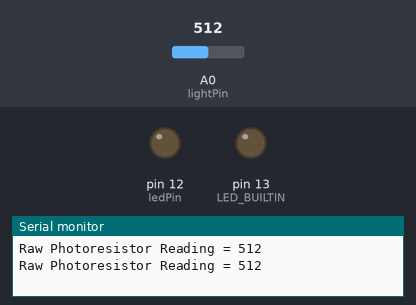
Bench run of a sketch on a simulated Arduino Uno, built with avr-gcc and run on an emulated ATmega328P. Shown: output pins drawn as LEDs (lit = HIGH), the last lines printed to the serial monitor. The inputs (shaded band) are chosen by the test bench; at power-on: A0 (lightPin) = 512.

Above: at 2.8 s.
2.9 s: A0 (lightPin) set to 367
5.6 s: A0 (lightPin) set to 333
At 6.7 s:
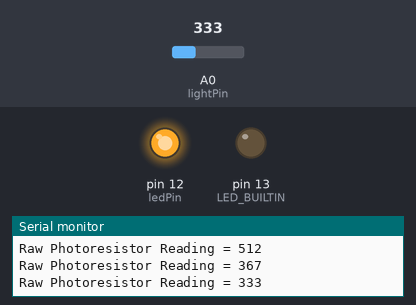
8.3 s: A0 (lightPin) set to 360
At 11.0 s:
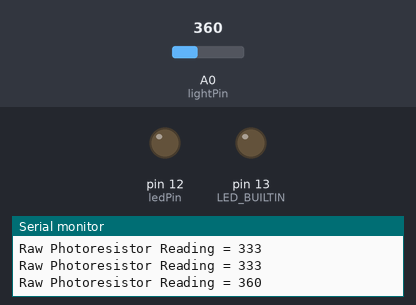
11.5 s: A0 (lightPin) set to 340
At 12.5 s:
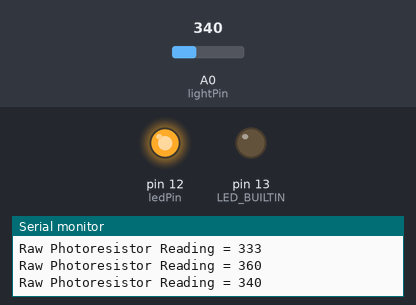
Timing chart, 0 to 14.5 s (numbered marks = the images above; inputs shaded):
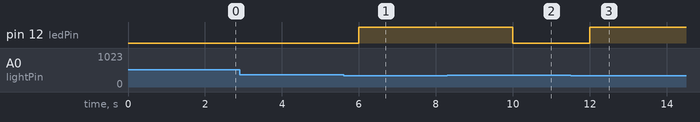

Measured:
- the behaviour switches between 350 and 349 on A0 (lightPin) (found by bisection; images 0 and 1)
- after the input at 5.6 s, pin 12 (ledPin): LOW → HIGH after 0.40 s
- after the input at 8.3 s, pin 12 (ledPin): HIGH → LOW after 1.7 s
- after the input at 11.5 s, pin 12 (ledPin): LOW → HIGH after 0.50 s

The sketch:

light_sensor.ino
```cpp
/*
  Photoresistor Light Sensor


  The circuit:
  * Photoresistor
  * 10K Ohm resistor
  * LED
  * 220 Ohm resistor

  Created 9 Aug 2015
  By C. Glenz
  Modified
  By C. Glenz

  sensor: https://www.adafruit.com/product/161

*/


#define aref_voltage 5.0
#define ledPin 12

int lightPin = 0;
int lightReading;
float thresh = 350.0;

void setup(void)
{
  Serial.begin(9600);

  //analogReference(EXTERNAL);
  pinMode(ledPin, OUTPUT);
  pinMode(LED_BUILTIN, OUTPUT);
  digitalWrite(LED_BUILTIN, LOW);
}

void loop(void) {

  lightReading = analogRead(lightPin);
  Serial.print("Raw Photoresistor Reading = ");
  Serial.println(lightReading);

  Serial.println();

  if (lightReading < thresh)
  {
    digitalWrite(ledPin, HIGH);
  }
  else
  {
    digitalWrite(ledPin, LOW);
  }


  delay(2000);

}
```
